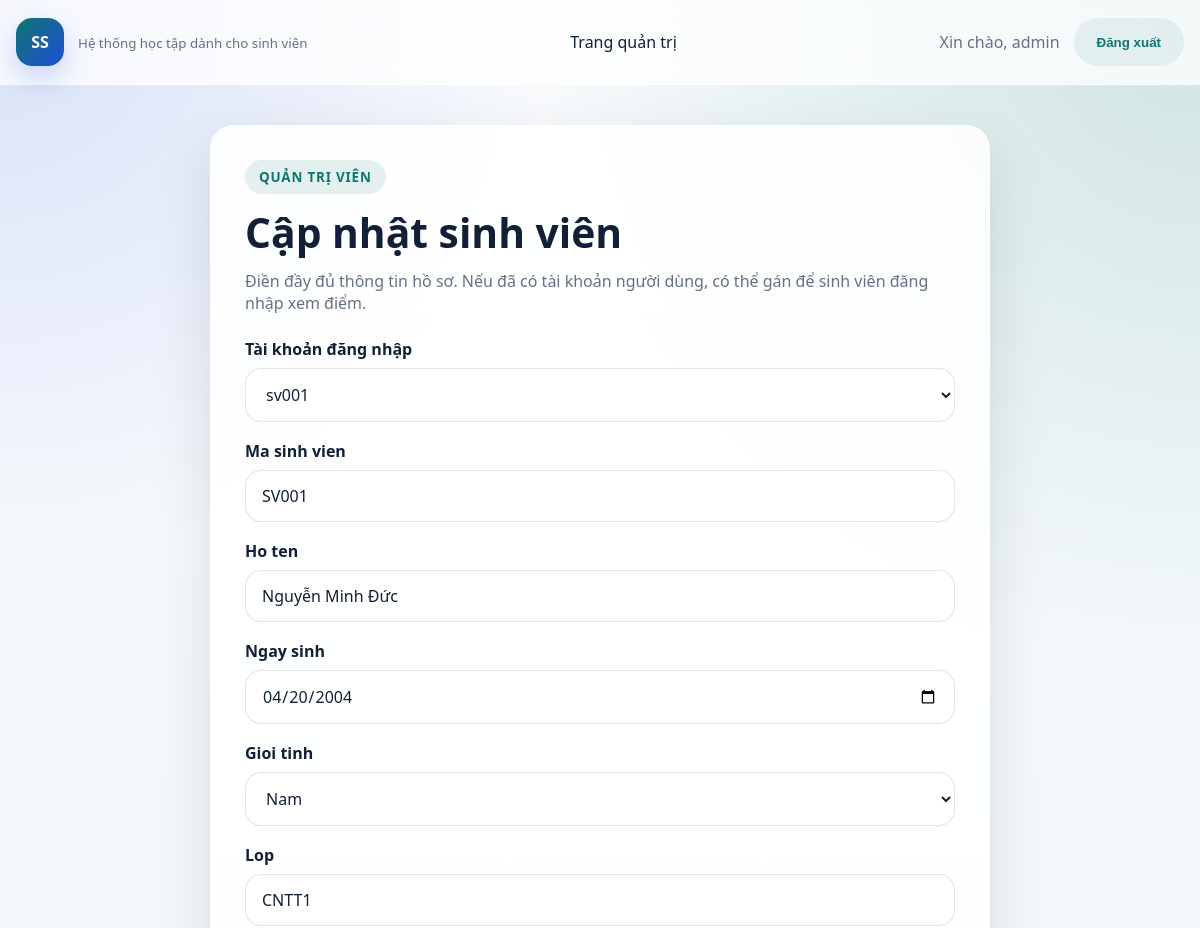
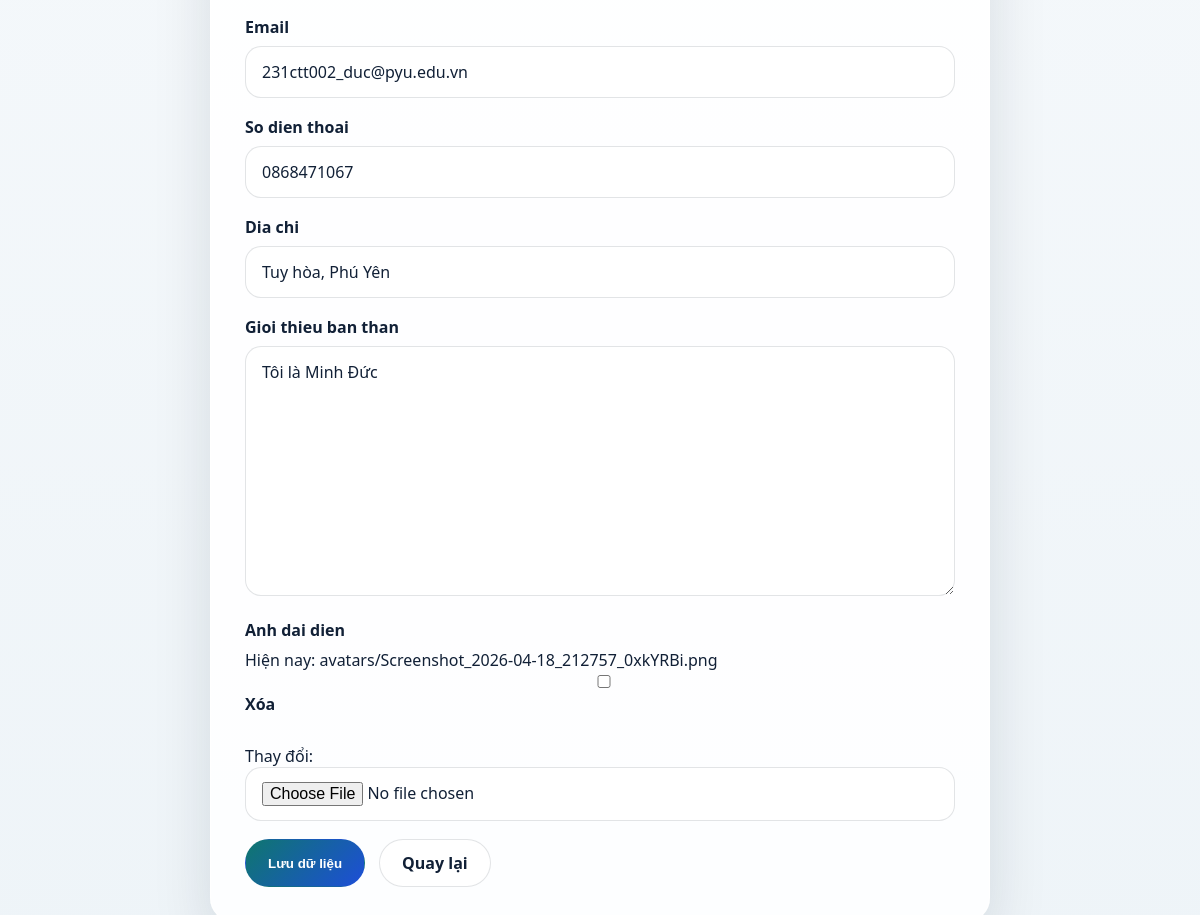
Page /students/2/edit/ (signed in) on the committed database (2 pictures, top to bottom).
### students/models.py (models this page shows, shortened)
class Student(models.Model):
    GENDER_CHOICES = (
        ("M", "Nam"),
        ("F", "Nu"),
        ("O", "Khac"),
    )
    user = models.OneToOneField(
        settings.AUTH_USER_MODEL,
        on_delete=models.SET_NULL,
        null=True,
        blank=True,
        related_name="student_profile",
        verbose_name="Tài khoản đăng nhập",
    )
    student_code = models.CharField(max_length=20, unique=True, verbose_name="Ma sinh vien")
    full_name = models.CharField(max_length=100, verbose_name="Ho ten")
    date_of_birth = models.DateField(verbose_name="Ngay sinh")
    gender = models.CharField(max_length=1, choices=GENDER_CHOICES, verbose_name="Gioi tinh")
    class_name = models.CharField(max_length=50, verbose_name="Lop")
    email = models.EmailField(unique=True, verbose_name="Email")
    phone_number = models.CharField(max_length=20, blank=True, verbose_name="So dien thoai")
    address = models.CharField(max_length=255, blank=True, verbose_name="Dia chi")
    bio = models.TextField(blank=True, verbose_name="Gioi thieu ban than")
    avatar = models.FileField(upload_to="avatars/", blank=True, null=True, verbose_name="Anh dai dien")
    created_at = models.DateTimeField(auto_now_add=True)
    updated_at = models.DateTimeField(auto_now=True)
    class Meta:
        ordering = ["student_code"]
        verbose_name = "Sinh vien"
        verbose_name_plural = "Sinh vien"

### students/views.py (the view)
# urls.py: path("students/<int:pk>/edit/", views.StudentUpdateView.as_view(), name="student_edit"),
class StudentUpdateView(StaffRequiredMixin, SuccessMessageMixin, UpdateView):
    model = Student
    form_class = StudentForm
    template_name = "students/student_form.html"
    success_url = reverse_lazy("students:student_list")
    success_message = "Cập nhật sinh viên thành công."

### students/forms.py
class StudentForm(BootstrapFormMixin, forms.ModelForm):
    class Meta:
        model = Student
        fields = [
            "user",
            "student_code",
            "full_name",
            "date_of_birth",
            "gender",
            "class_name",
            "email",
            "phone_number",
            "address",
            "bio",
            "avatar",
        ]
        widgets = {
            "date_of_birth": DateInput(),
        }

### students/views.py (called while the page is built)
    def test_func(self):
        return self.request.user.is_staff

### students/templates/students/student_form.html (shortened to what this page needs)
{% extends "students/base.html" %}
{% block content %}
<section class="form-shell">
    <div class="form-card">
        <span class="eyebrow">Quản trị viên</span>
        <h1>{% if form.instance.pk %}Cập nhật sinh viên{% else %}Thêm sinh viên{% endif %}</h1>
        <p>Điền đầy đủ thông tin hồ sơ. Nếu đã có tài khoản người dùng, có thể gán để sinh viên đăng nhập xem điểm.</p>
        <form method="post" class="styled-form">
            {% for field in form %}
                <div class="field-group">
                    <label for="{{ field.id_for_label }}">{{ field.label }}</label>
                    {{ field }}
                </div>
            {% endfor %}
            <div class="form-actions">
                <button class="primary-button" type="submit">Lưu dữ liệu</button>
                <a class="secondary-button" href="{% url 'students:student_list' %}">Quay lại</a>
            </div>
        </form>
    </div>
</section>
{% endblock %}

### students/templates/students/base.html (shortened to what this page needs)
{% load static %}
<!DOCTYPE html>
<html lang="vi">
<head>
    <link rel="stylesheet" href="{% static 'students/styles.css' %}">
</head>
<body>
    <header class="topbar">
        <div class="container topbar-inner">
            {% if user.is_authenticated and not user.is_staff %}
                <a class="brand" href="{% url 'students:student_result' %}">
                    <span class="brand-mark">SV</span>
                    <span class="brand-text">
                        <strong>Cổng thông tin sinh viên</strong>
                        <small>Theo dõi học tập cá nhân</small>
                    </span>
                </a>
            {% else %}
                <a class="brand" href="{% url 'students:home' %}">
                    <span class="brand-mark">SS</span>
                    <span class="brand-text">
                        <small>Hệ thống học tập dành cho sinh viên</small>
                    </span>
                </a>
            {% endif %}
            <nav class="nav-links">
                {% if user.is_authenticated and not user.is_staff %}
                    <a href="{% url 'students:student_profile' %}">Trang cá nhân</a>
                    <a href="{% url 'students:student_result' %}">Kết quả học tập</a>
                    <a href="{% url 'students:student_schedule' %}">Thời khóa biểu</a>
                    <a href="{% url 'students:student_exam_schedule' %}">Lịch thi</a>
                {% elif user.is_authenticated and user.is_staff %}
                    <a href="/admin/">Trang quản trị</a>
                {% endif %}
            </nav>
            <div class="user-actions">
                {% if user.is_authenticated %}
                    <span class="welcome">Xin chào, {{ user.get_full_name|default:user.username }}</span>
                    <form method="post" action="{% url 'students:logout' %}">
                        <button type="submit" class="ghost-button">Đăng xuất</button>
                    </form>
                {% else %}
                    <a class="primary-button" href="{% url 'students:login' %}">Đăng nhập sinh viên</a>
                {% endif %}
            </div>
        </div>
    </header>
    <main class="container page-content">
        {% block content %}{% endblock %}
    </main>
</body>
</html>

### static/students/styles.css (style rules this page uses)
:root { --bg: #f3f7fb; --surface: rgba(255, 255, 255, 0.88); --text: #112036; --muted: #667085; --line: rgba(17, 32, 54, 0.12); --primary: #0f766e; --secondary: #1d4ed8; --danger: #dc2626; --shadow: 0 24px 60px rgba(15, 23, 42, 0.12); --radius: 24px; }
* { box-sizing: border-box; }
body { margin: 0; font-family: "Segoe UI", sans-serif; color: var(--text); background: radial-gradient(circle at top left, rgba(29, 78, 216, 0.15), transparent 25%), radial-gradient(circle at top right, rgba(15, 118, 110, 0.18), transparent 30%), linear-gradient(180deg, #f9fbfd 0%, #eef4f8 100%); }
a { color: inherit; text-decoration: none; }
.container { width: min(1180px, calc(100% - 32px)); margin: 0 auto; }
.topbar { position: sticky; top: 0; z-index: 10; background: rgba(255, 255, 255, 0.76); backdrop-filter: blur(16px); border-bottom: 1px solid rgba(255, 255, 255, 0.65); }
.topbar-inner { display: flex; align-items: center; justify-content: space-between; gap: 24px; padding: 18px 0; }
.brand { display: flex; align-items: center; gap: 14px; }
.brand-mark { width: 48px; height: 48px; display: grid; place-items: center; border-radius: 16px; color: white; font-weight: 700; background: linear-gradient(135deg, var(--primary), var(--secondary)); box-shadow: 0 12px 28px rgba(29, 78, 216, 0.22); }
.brand-text small, .welcome, .hero p, .section-header p, .form-card p, .login-copy p, .metric-item span, .metric-card span { color: var(--muted); }
.nav-links, .user-actions, .hero-actions, .form-actions { display: flex; align-items: center; gap: 14px; }
.nav-links { flex-wrap: wrap; justify-content: center; }
.page-content { padding: 40px 0 56px; }
.hero-copy, .hero-panel, .panel, .form-card, .login-card { background: var(--surface); border-radius: var(--radius); box-shadow: var(--shadow); border: 1px solid rgba(255, 255, 255, 0.7); }
.hero-copy, .hero-panel, .form-card, .login-card { padding: 34px; }
.eyebrow { display: inline-flex; padding: 8px 14px; border-radius: 999px; background: rgba(15, 118, 110, 0.1); color: var(--primary); font-size: 0.84rem; font-weight: 700; text-transform: uppercase; letter-spacing: 0.06em; }
.hero h1, .section-header h1, .form-card h1, .login-copy h1 { margin: 16px 0 12px; line-height: 1.08; font-size: clamp(2rem, 3.4vw, 3.7rem); }
.form-shell { display: flex; justify-content: center; }
.form-card { width: min(780px, 100%); }
.styled-form { margin-top: 24px; }
.field-group { margin-bottom: 18px; }
.field-group label { display: block; margin-bottom: 8px; font-weight: 700; }
.field-group input, .field-group select, .field-group textarea { width: 100%; padding: 14px 16px; border: 1px solid var(--line); border-radius: 16px; background: white; color: var(--text); font: inherit; }
.primary-button, .secondary-button, .ghost-button, .danger-button { display: inline-flex; align-items: center; justify-content: center; min-height: 48px; padding: 0 22px; border-radius: 999px; border: 1px solid transparent; font-weight: 700; cursor: pointer; }
.primary-button { color: white; background: linear-gradient(135deg, var(--primary), var(--secondary)); }
.secondary-button { background: white; border-color: var(--line); }
.ghost-button { background: rgba(15, 118, 110, 0.08); color: var(--primary); }

### rows in the picture
Student: form "sv001" "SV001" "Nguyễn Minh Đức" "04/20/2004" "Nam" "CNTT1" "231ctt002_duc@pyu.edu.vn" "0868471067" "Tuy hòa, Phú Yên" "Tôi là Minh Đức"

### other values in the picture
{{ user.get_full_name|default:user.username }} "admin"
{{ field.label }} "Tài khoản đăng nhập" "Ma sinh vien" "Ho ten" "Ngay sinh" "Gioi tinh" "Lop" "Email" "So dien thoai" "Dia chi" "Gioi thieu ban than" "Anh dai dien"
